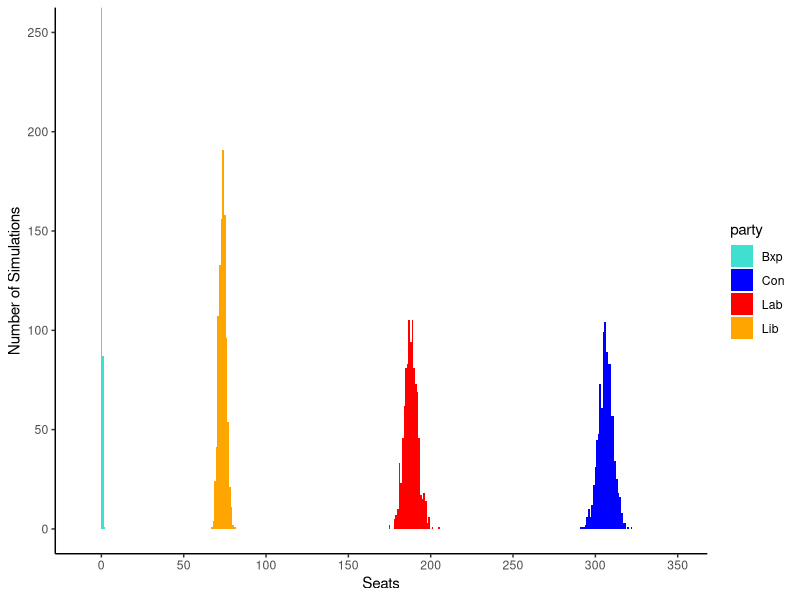
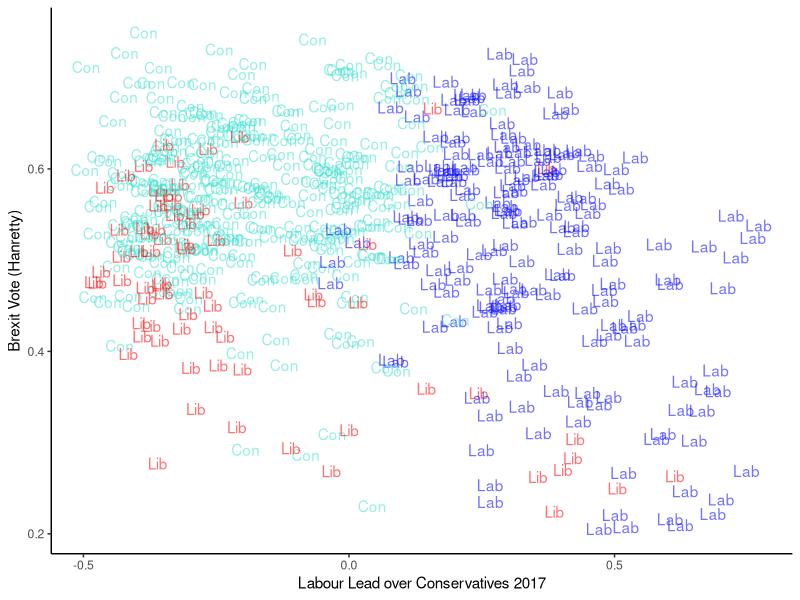
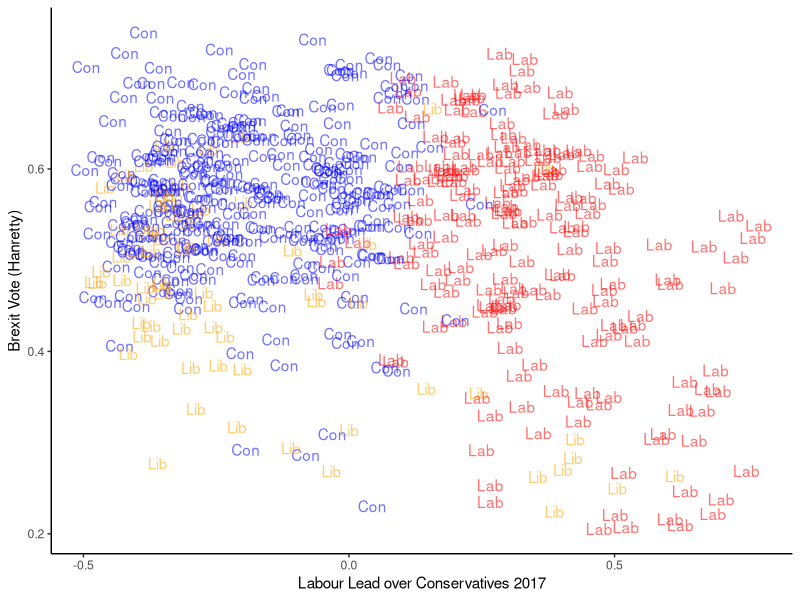

These charts were generated, in order, by the following R code:

library(tidyverse)
library(gganimate)
library(haven)
library(viridis)
cbbPalette <- c("#000000", "#E69F00", "#56B4E9", "#009E73", "#F0E442", "#0072B2", "#D55E00", "#CC79A7")

hanretty<-read_csv("Hanretty.csv")
hanretty<-hanretty %>% 
  rename(pcon=PCON11CD) %>% 
  rename(han_est_leave="Figure to use")

gen_el_17<-read_csv("2017-UKPGE-Electoral-Data.csv")

gen_el_17<-gen_el_17 %>% 
  group_by(pcon) %>% 
  mutate(total_votes=sum(`Valid votes`))

gen_el_17<-gen_el_17 %>% 
  mutate(party_pc=`Valid votes`/total_votes)

labour_pc<-gen_el_17 %>% 
  group_by(pcon) %>% 
  filter(`Party Identifer`=="Labour") %>% 
  summarize(party_pc) %>% 
  rename(lab_pc=party_pc)


cons_pc<-gen_el_17 %>% 
  group_by(pcon) %>% 
  filter(`Party Identifer`=="Conservative") %>% 
  summarize(party_pc) %>% 
  rename(cons_pc=party_pc)

lib_pc<-gen_el_17 %>% 
  group_by(pcon) %>% 
  filter(`Party Identifer`=="Liberal Democrats") %>% 
  summarize(party_pc) %>% 
  rename(lib_pc=party_pc)

lg<-gen_el_17 %>% 
  inner_join(labour_pc, by = "pcon") %>% 
  inner_join(cons_pc, by = "pcon") %>% 
  inner_join(lib_pc, by = "pcon")

lg<-lg %>% 
  group_by(pcon) %>% 
  summarize(lab_pc = mean(lab_pc, na.rm=TRUE),
            cons_pc = mean(cons_pc, na.rm=TRUE),
            lib_pc = mean(lib_pc, na.rm=TRUE)) %>% 
  rename(lab_pc_17 = lab_pc) %>% 
  rename(cons_pc_17 = cons_pc) %>% 
  rename(lib_pc_17 = lib_pc)


mps_simple<-lg %>% 
  inner_join(hanretty, by="pcon")

new_list<-read_csv("new_list_vote.csv")

mps_simple <- mps_simple %>% 
  inner_join(new_list, by="Constituency")

mps_simple <- mps_simple %>% 
  mutate(lab_min_con_17 = lab_pc_17-cons_pc_17)

#### England, Wales 2019 Estimates

mps_simple_ew<- mps_simple %>% 
  filter(Region!="Scotland")


# Britain Elects Averages  Oct 3 2019

cons_surv<-.32
lab_surv<-.24
lib_surv<-.21
bxp_surv<-.13

cons_param<- 0
lab_param<- -0
lib_param<- -0
bxp_param<- 0

n_sims<-1000
con_sims<-c(rep(NA, n_sims))
lab_sims<-c(rep(NA, n_sims))
lib_sims<-c(rep(NA, n_sims))
bxp_sims<-c(rep(NA, n_sims))

for (i in 1:n_sims) {
  
  set.seed(i*123)
  
  final_mps<-mps_simple_ew %>% 
    mutate (han_est_norm = han_est_leave-mean(han_est_leave),
            cons_est = cons_pc_17+cons_param*han_est_norm,
            cons_adj = cons_est*(cons_surv/mean(cons_est)),
            cons_prob = rnorm(mean = cons_adj, sd=0.03, n()),
            lab_est = lab_pc_17+lab_param*han_est_norm,
            lab_adj = lab_est*(lab_surv/mean(lab_est)),
            lab_prob = rnorm(mean = lab_adj, sd=0.03, n()),
            lib_est = lib_pc_17+lib_param*han_est_norm,
            lib_adj = lib_est*(lib_surv/mean(lib_est)),
            lib_prob = rnorm(mean = lib_adj, sd=0.03, n()),
            bxp_adj = bxp_surv+bxp_param*han_est_norm,
            bxp_prob = rnorm(mean = bxp_adj, sd=0.03, n()),
            Con = case_when(cons_prob>=0 & cons_prob<=1 ~ cons_prob,
                            cons_prob>1 ~ 1,
                            cons_prob<0 ~ 0),
            Lab = case_when(lab_prob>=0 & lab_prob<=1 ~ lab_prob,
                            lab_prob>1 ~ 1,
                            lab_prob<0 ~ 0),
            Lib = case_when(lib_prob>=0 & lib_prob<=1 ~ lib_prob,
                            lib_prob>1 ~ 1,
                            lib_prob<0 ~ 0),
            BXP = case_when(bxp_prob>=0 & bxp_prob<=1 ~ bxp_prob,
                            bxp_prob>1 ~ 1,
                            bxp_prob<0 ~ 0)
    )
  
  
  
  
  
  final_mps_w <- final_mps %>% 
    mutate(winner = colnames(final_mps[, 34:37] )[max.col(final_mps[, 34:37] ,ties.method="first")]) 
  
  con_sims[i] = sum(final_mps_w$winner=="Con")
  lab_sims[i] = sum(final_mps_w$winner=="Lab")
  lib_sims[i] = sum(final_mps_w$winner=="Lib")
  bxp_sims[i] = sum(final_mps_w$winner=="BXP")
  
}

sim_mps<-as_tibble(cbind(con_sims, lab_sims, lib_sims, bxp_sims))
names(sim_mps)<- c("Con", "Lab", "Lib", "Bxp")

sim_mps_long<-gather(sim_mps, "party", "seats")


sim_mps_long %>% 
  ggplot(aes(x=seats, group=party, fill=party))+geom_histogram(binwidth=1)+
  scale_fill_manual(values=c("#40E0D0", "blue", "red", "orange"))+ ylab("Number of Simulations")+coord_cartesian(ylim =c(0, n_sims/4))+
  scale_x_continuous("Seats", breaks=seq(0,350,50), limits = c(-10, 350))+theme_classic()




sim_mps_long %>% group_by(party, seats) %>%  count() 



final_mps %>%  summarise(mean_con = mean(Con),
                         max_con = max(Con),
                         min_con = min(Con),
                         mean_lab = mean(Lab),
                         max_lab = max(Lab),
                         min_lab = min(Lab),
                         mean_lib = mean(Lib),
                         max_lib = max(Lib),
                         min_lib = min(Lib),
                         mean_bxp = mean(BXP),
                         max_bxp = max(BXP),
                         min_bxp = min(BXP)
)

#### Create scatterplots of winners of a particular setup

cons_surv<-.32
lab_surv<-.24
lib_surv<-.21
bxp_surv<-.13

cons_param<- 0
lab_param<- 0
lib_param<- 0
bxp_param<- 0


final_mps<-mps_simple_ew %>% 
  mutate (han_est_norm = han_est_leave-mean(han_est_leave),
          cons_est = cons_pc_17+cons_param*han_est_norm,
          cons_adj = cons_est*(cons_surv/mean(cons_est)),
          cons_prob = rnorm(mean = cons_adj, sd=0.03, n()),
          lab_est = lab_pc_17+lab_param*han_est_norm,
          lab_adj = lab_est*(lab_surv/mean(lab_est)),
          lab_prob = rnorm(mean = lab_adj, sd=0.03, n()),
          lib_est = lib_pc_17+lib_param*han_est_norm,
          lib_adj = lib_est*(lib_surv/mean(lib_est)),
          lib_prob = rnorm(mean = lib_adj, sd=0.03, n()),
          bxp_adj = bxp_surv+bxp_param*han_est_norm,
          bxp_prob = rnorm(mean = bxp_adj, sd=0.03, n()),
          Con = case_when(cons_prob>=0 & cons_prob<=1 ~ cons_prob,
                          cons_prob>1 ~ 1,
                          cons_prob<0 ~ 0),
          Lab = case_when(lab_prob>=0 & lab_prob<=1 ~ lab_prob,
                          lab_prob>1 ~ 1,
                          lab_prob<0 ~ 0),
          Lib = case_when(lib_prob>=0 & lib_prob<=1 ~ lib_prob,
                          lib_prob>1 ~ 1,
                          lib_prob<0 ~ 0),
          BXP = case_when(bxp_prob>=0 & bxp_prob<=1 ~ bxp_prob,
                          bxp_prob>1 ~ 1,
                          bxp_prob<0 ~ 0)
  )





final_mps_w <- final_mps %>% 
  mutate(winner = colnames(final_mps[, 34:37] )[max.col(final_mps[, 34:37] ,ties.method="first")]) 


final_mps_w %>%  group_by(winner) %>% count()

# If Brexit Party win a seat


final_mps_w %>% 
  ggplot(aes(x=lab_min_con_17, y = han_est_leave, label=winner, color=winner, alpha=0.5))+geom_text()+
  scale_color_manual(values=c("#40E0D0","blue", "red", "orange"))+theme_classic()+
  xlab("Labour Lead over Conservatives 2017") +ylab("Brexit Vote (Hanretty)")+theme(legend.position = "none") 

# If Brexit Party don't win a seat

final_mps_w %>% 
  ggplot(aes(x=lab_min_con_17, y = han_est_leave, label=winner, color=winner, alpha=0.5))+geom_text()+
  scale_color_manual(values=c("blue", "red", "orange"))+theme_classic()+
  xlab("Labour Lead over Conservatives 2017") +ylab("Brexit Vote (Hanretty)")+theme(legend.position = "none") 
